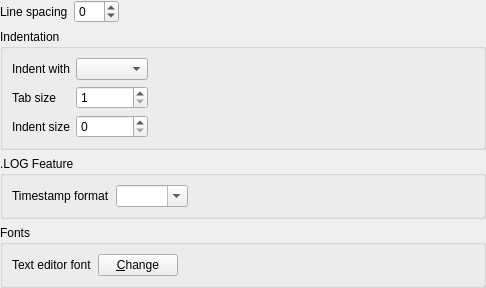
<?xml version="1.0" encoding="UTF-8"?>
<ui version="4.0">
 <class>SettingsEditor</class>
 <widget class="QWidget" name="SettingsEditor">
  <property name="geometry">
   <rect>
    <x>0</x>
    <y>0</y>
    <width>486</width>
    <height>274</height>
   </rect>
  </property>
  <layout class="QGridLayout" name="gridLayout_2">
   <property name="leftMargin">
    <number>0</number>
   </property>
   <property name="topMargin">
    <number>0</number>
   </property>
   <property name="rightMargin">
    <number>0</number>
   </property>
   <property name="bottomMargin">
    <number>0</number>
   </property>
   <item row="1" column="0" colspan="3">
    <widget class="QGroupBox" name="m_gbIndentation">
     <property name="title">
      <string>Indentation</string>
     </property>
     <layout class="QGridLayout" name="gridLayout_3">
      <item row="0" column="0">
       <widget class="QLabel" name="label_4">
        <property name="text">
         <string>Indent with</string>
        </property>
        <property name="buddy">
         <cstring>m_cmbIndentMode</cstring>
        </property>
       </widget>
      </item>
      <item row="1" column="1">
       <widget class="QSpinBox" name="m_spinTabSize">
        <property name="minimum">
         <number>1</number>
        </property>
        <property name="maximum">
         <number>32</number>
        </property>
       </widget>
      </item>
      <item row="2" column="1">
       <widget class="QSpinBox" name="m_spinIndentSize">
        <property name="maximum">
         <number>32</number>
        </property>
       </widget>
      </item>
      <item row="1" column="0">
       <widget class="QLabel" name="label_2">
        <property name="text">
         <string>Tab size</string>
        </property>
        <property name="buddy">
         <cstring>m_spinTabSize</cstring>
        </property>
       </widget>
      </item>
      <item row="2" column="0">
       <widget class="QLabel" name="label_3">
        <property name="text">
         <string>Indent size</string>
        </property>
        <property name="buddy">
         <cstring>m_spinIndentSize</cstring>
        </property>
       </widget>
      </item>
      <item row="0" column="1">
       <widget class="QComboBox" name="m_cmbIndentMode"/>
      </item>
      <item row="0" column="2" rowspan="3">
       <spacer name="horizontalSpacer_3">
        <property name="orientation">
         <enum>Qt::Horizontal</enum>
        </property>
        <property name="sizeHint" stdset="0">
         <size>
          <width>40</width>
          <height>20</height>
         </size>
        </property>
       </spacer>
      </item>
     </layout>
    </widget>
   </item>
   <item row="3" column="0" colspan="3">
    <widget class="QGroupBox" name="m_gbFonts">
     <property name="title">
      <string>Fonts</string>
     </property>
     <layout class="QGridLayout" name="gridLayout">
      <item row="0" column="1">
       <widget class="QPushButton" name="m_btnFontMainChange">
        <property name="text">
         <string>&amp;Change</string>
        </property>
       </widget>
      </item>
      <item row="0" column="0">
       <widget class="QLabel" name="m_lblFontMain">
        <property name="text">
         <string>Text editor font</string>
        </property>
        <property name="buddy">
         <cstring>m_btnFontMainChange</cstring>
        </property>
       </widget>
      </item>
      <item row="0" column="2">
       <spacer name="horizontalSpacer">
        <property name="orientation">
         <enum>Qt::Horizontal</enum>
        </property>
        <property name="sizeHint" stdset="0">
         <size>
          <width>40</width>
          <height>20</height>
         </size>
        </property>
       </spacer>
      </item>
     </layout>
    </widget>
   </item>
   <item row="4" column="0" colspan="3">
    <spacer name="verticalSpacer">
     <property name="orientation">
      <enum>Qt::Vertical</enum>
     </property>
     <property name="sizeHint" stdset="0">
      <size>
       <width>483</width>
       <height>183</height>
      </size>
     </property>
    </spacer>
   </item>
   <item row="0" column="2">
    <spacer name="horizontalSpacer_2">
     <property name="orientation">
      <enum>Qt::Horizontal</enum>
     </property>
     <property name="sizeHint" stdset="0">
      <size>
       <width>40</width>
       <height>20</height>
      </size>
     </property>
    </spacer>
   </item>
   <item row="0" column="1">
    <widget class="QSpinBox" name="m_spinLineSpacing">
     <property name="minimum">
      <number>-10</number>
     </property>
     <property name="maximum">
      <number>50</number>
     </property>
    </widget>
   </item>
   <item row="0" column="0">
    <widget class="QLabel" name="label">
     <property name="text">
      <string>Line spacing</string>
     </property>
     <property name="buddy">
      <cstring>m_spinLineSpacing</cstring>
     </property>
    </widget>
   </item>
   <item row="2" column="0" colspan="3">
    <widget class="QGroupBox" name="m_gbLog">
     <property name="title">
      <string>.LOG Feature</string>
     </property>
     <layout class="QGridLayout" name="gridLayout_4">
      <item row="0" column="0">
       <widget class="QLabel" name="label_5">
        <property name="text">
         <string>Timestamp format</string>
        </property>
        <property name="buddy">
         <cstring>m_cmbTimestampFormat</cstring>
        </property>
       </widget>
      </item>
      <item row="0" column="1">
       <widget class="QComboBox" name="m_cmbTimestampFormat">
        <property name="editable">
         <bool>true</bool>
        </property>
       </widget>
      </item>
      <item row="0" column="2">
       <spacer name="horizontalSpacer_4">
        <property name="orientation">
         <enum>Qt::Horizontal</enum>
        </property>
        <property name="sizeHint" stdset="0">
         <size>
          <width>40</width>
          <height>20</height>
         </size>
        </property>
       </spacer>
      </item>
     </layout>
    </widget>
   </item>
  </layout>
 </widget>
 <tabstops>
  <tabstop>m_spinLineSpacing</tabstop>
  <tabstop>m_cmbIndentMode</tabstop>
  <tabstop>m_spinTabSize</tabstop>
  <tabstop>m_spinIndentSize</tabstop>
  <tabstop>m_cmbTimestampFormat</tabstop>
  <tabstop>m_btnFontMainChange</tabstop>
 </tabstops>
 <resources/>
 <connections/>
</ui>
